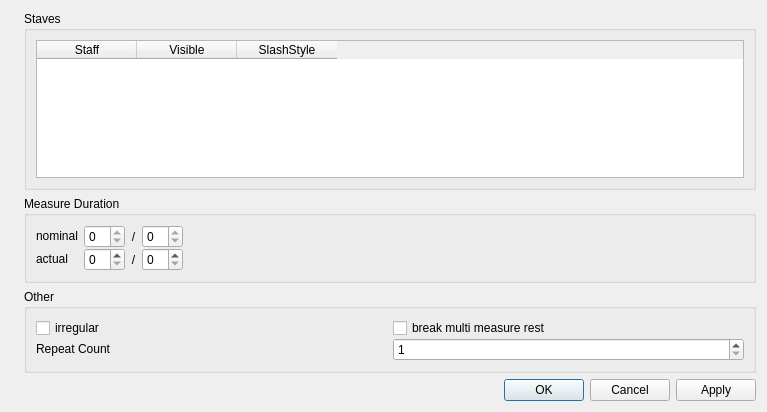
<ui version="4.0" >
 <class>MeasurePropertiesBase</class>
 <widget class="QDialog" name="MeasurePropertiesBase" >
  <property name="windowModality" >
   <enum>Qt::WindowModal</enum>
  </property>
  <property name="geometry" >
   <rect>
    <x>0</x>
    <y>0</y>
    <width>767</width>
    <height>412</height>
   </rect>
  </property>
  <property name="windowTitle" >
   <string>MuseScore: Measure Properties</string>
  </property>
  <layout class="QVBoxLayout" name="verticalLayout_3" >
   <item>
    <layout class="QHBoxLayout" name="horizontalLayout" >
     <item>
      <widget class="QLabel" name="label_6" >
       <property name="sizePolicy" >
        <sizepolicy vsizetype="Ignored" hsizetype="Fixed" >
         <horstretch>0</horstretch>
         <verstretch>0</verstretch>
        </sizepolicy>
       </property>
       <property name="text" >
        <string/>
       </property>
       <property name="pixmap" >
        <pixmap resource="mscore.qrc" >:/data/bg1.jpg</pixmap>
       </property>
      </widget>
     </item>
     <item>
      <layout class="QVBoxLayout" name="verticalLayout_2" >
       <item>
        <widget class="QGroupBox" name="groupBox_3" >
         <property name="title" >
          <string>Staves</string>
         </property>
         <property name="flat" >
          <bool>true</bool>
         </property>
         <layout class="QVBoxLayout" name="verticalLayout" >
          <item>
           <widget class="QTableWidget" name="staves" >
            <property name="alternatingRowColors" >
             <bool>true</bool>
            </property>
            <property name="selectionMode" >
             <enum>QAbstractItemView::NoSelection</enum>
            </property>
            <property name="selectionBehavior" >
             <enum>QAbstractItemView::SelectRows</enum>
            </property>
            <property name="showGrid" >
             <bool>false</bool>
            </property>
            <property name="cornerButtonEnabled" >
             <bool>false</bool>
            </property>
            <column>
             <property name="text" >
              <string>Staff</string>
             </property>
            </column>
            <column>
             <property name="text" >
              <string>Visible</string>
             </property>
            </column>
            <column>
             <property name="text" >
              <string>SlashStyle</string>
             </property>
            </column>
           </widget>
          </item>
         </layout>
        </widget>
       </item>
       <item>
        <widget class="QGroupBox" name="groupBox" >
         <property name="title" >
          <string>Measure Duration</string>
         </property>
         <property name="flat" >
          <bool>true</bool>
         </property>
         <layout class="QGridLayout" >
          <property name="verticalSpacing" >
           <number>0</number>
          </property>
          <item row="0" column="0" >
           <widget class="QLabel" name="label" >
            <property name="sizePolicy" >
             <sizepolicy vsizetype="Fixed" hsizetype="Preferred" >
              <horstretch>0</horstretch>
              <verstretch>0</verstretch>
             </sizepolicy>
            </property>
            <property name="text" >
             <string>nominal</string>
            </property>
           </widget>
          </item>
          <item row="0" column="1" >
           <widget class="QSpinBox" name="nominalZ" >
            <property name="readOnly" >
             <bool>true</bool>
            </property>
           </widget>
          </item>
          <item row="0" column="2" >
           <widget class="QLabel" name="label_3" >
            <property name="text" >
             <string>/</string>
            </property>
            <property name="alignment" >
             <set>Qt::AlignCenter</set>
            </property>
           </widget>
          </item>
          <item row="0" column="3" >
           <widget class="QSpinBox" name="nominalN" >
            <property name="readOnly" >
             <bool>true</bool>
            </property>
           </widget>
          </item>
          <item row="1" column="0" >
           <widget class="QLabel" name="label_2" >
            <property name="sizePolicy" >
             <sizepolicy vsizetype="Fixed" hsizetype="Preferred" >
              <horstretch>0</horstretch>
              <verstretch>0</verstretch>
             </sizepolicy>
            </property>
            <property name="text" >
             <string>actual</string>
            </property>
           </widget>
          </item>
          <item row="1" column="1" >
           <widget class="QSpinBox" name="actualZ" />
          </item>
          <item row="1" column="2" >
           <widget class="QLabel" name="label_4" >
            <property name="text" >
             <string>/</string>
            </property>
            <property name="alignment" >
             <set>Qt::AlignCenter</set>
            </property>
           </widget>
          </item>
          <item row="1" column="3" >
           <widget class="QSpinBox" name="actualN" />
          </item>
          <item row="0" column="4" >
           <spacer>
            <property name="orientation" >
             <enum>Qt::Horizontal</enum>
            </property>
            <property name="sizeHint" stdset="0" >
             <size>
              <width>40</width>
              <height>20</height>
             </size>
            </property>
           </spacer>
          </item>
         </layout>
        </widget>
       </item>
       <item>
        <widget class="QGroupBox" name="groupBox_2" >
         <property name="title" >
          <string>Other</string>
         </property>
         <property name="flat" >
          <bool>true</bool>
         </property>
         <layout class="QGridLayout" >
          <property name="verticalSpacing" >
           <number>0</number>
          </property>
          <item row="0" column="0" >
           <widget class="QCheckBox" name="irregular" >
            <property name="toolTip" >
             <string>do not count</string>
            </property>
            <property name="text" >
             <string>irregular</string>
            </property>
           </widget>
          </item>
          <item row="2" column="0" >
           <widget class="QLabel" name="label_5" >
            <property name="sizePolicy" >
             <sizepolicy vsizetype="Fixed" hsizetype="Preferred" >
              <horstretch>0</horstretch>
              <verstretch>0</verstretch>
             </sizepolicy>
            </property>
            <property name="text" >
             <string>Repeat Count</string>
            </property>
           </widget>
          </item>
          <item row="0" column="1" >
           <widget class="QCheckBox" name="breakMultiMeasureRest" >
            <property name="text" >
             <string>break multi measure rest</string>
            </property>
           </widget>
          </item>
          <item row="2" column="1" >
           <widget class="QSpinBox" name="count" >
            <property name="minimum" >
             <number>1</number>
            </property>
           </widget>
          </item>
         </layout>
         <zorder>irregular</zorder>
         <zorder>label_5</zorder>
         <zorder>breakMultiMeasureRest</zorder>
         <zorder>count</zorder>
        </widget>
       </item>
       <item>
        <widget class="QDialogButtonBox" name="buttonBox" >
         <property name="orientation" >
          <enum>Qt::Horizontal</enum>
         </property>
         <property name="standardButtons" >
          <set>QDialogButtonBox::Apply|QDialogButtonBox::Cancel|QDialogButtonBox::Ok</set>
         </property>
        </widget>
       </item>
      </layout>
     </item>
    </layout>
   </item>
  </layout>
 </widget>
 <resources>
  <include location="mscore.qrc" />
 </resources>
 <connections>
  <connection>
   <sender>buttonBox</sender>
   <signal>accepted()</signal>
   <receiver>MeasurePropertiesBase</receiver>
   <slot>accept()</slot>
   <hints>
    <hint type="sourcelabel" >
     <x>248</x>
     <y>254</y>
    </hint>
    <hint type="destinationlabel" >
     <x>157</x>
     <y>274</y>
    </hint>
   </hints>
  </connection>
  <connection>
   <sender>buttonBox</sender>
   <signal>rejected()</signal>
   <receiver>MeasurePropertiesBase</receiver>
   <slot>reject()</slot>
   <hints>
    <hint type="sourcelabel" >
     <x>316</x>
     <y>260</y>
    </hint>
    <hint type="destinationlabel" >
     <x>286</x>
     <y>274</y>
    </hint>
   </hints>
  </connection>
 </connections>
</ui>
